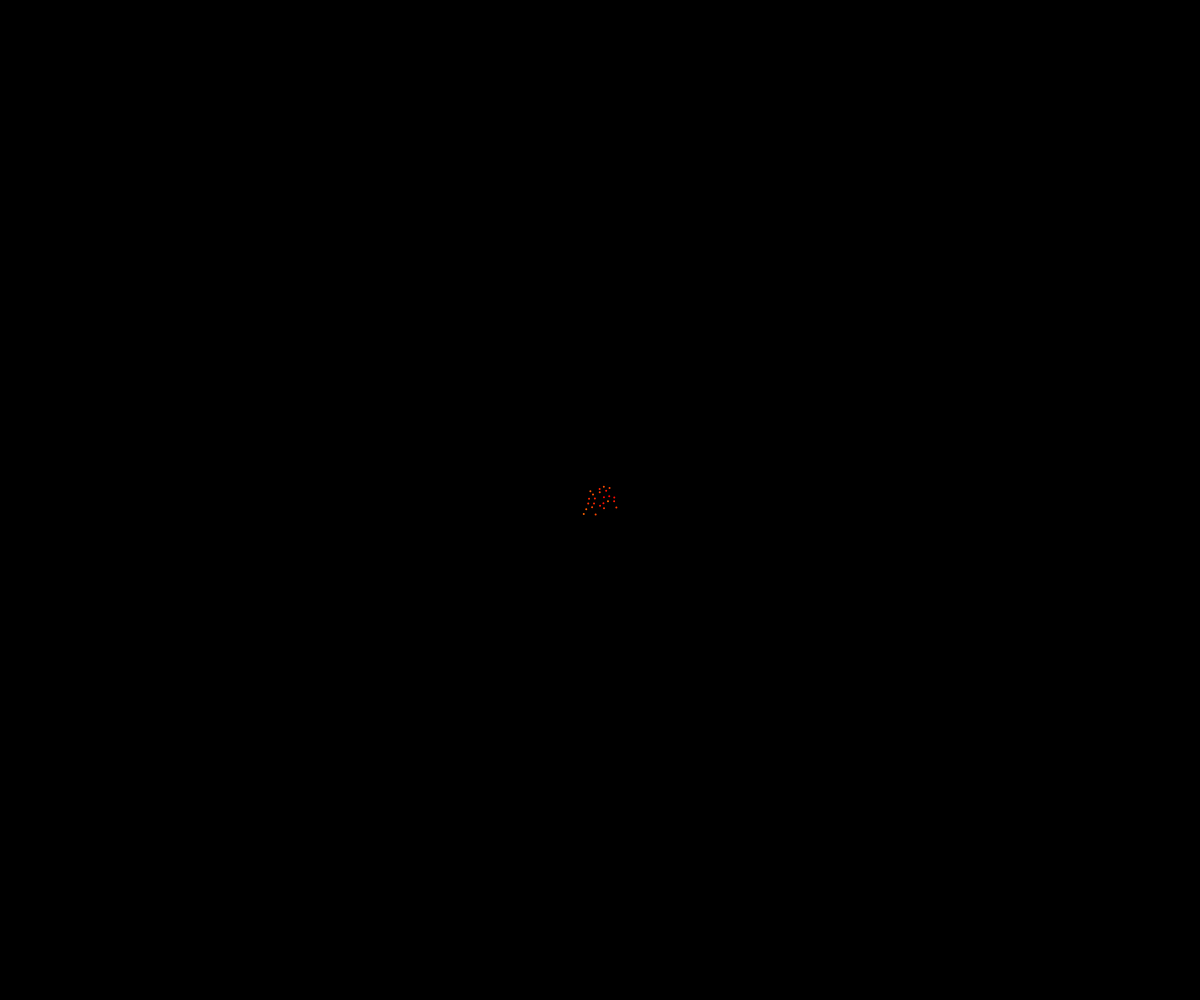
Frame 1 (no input)
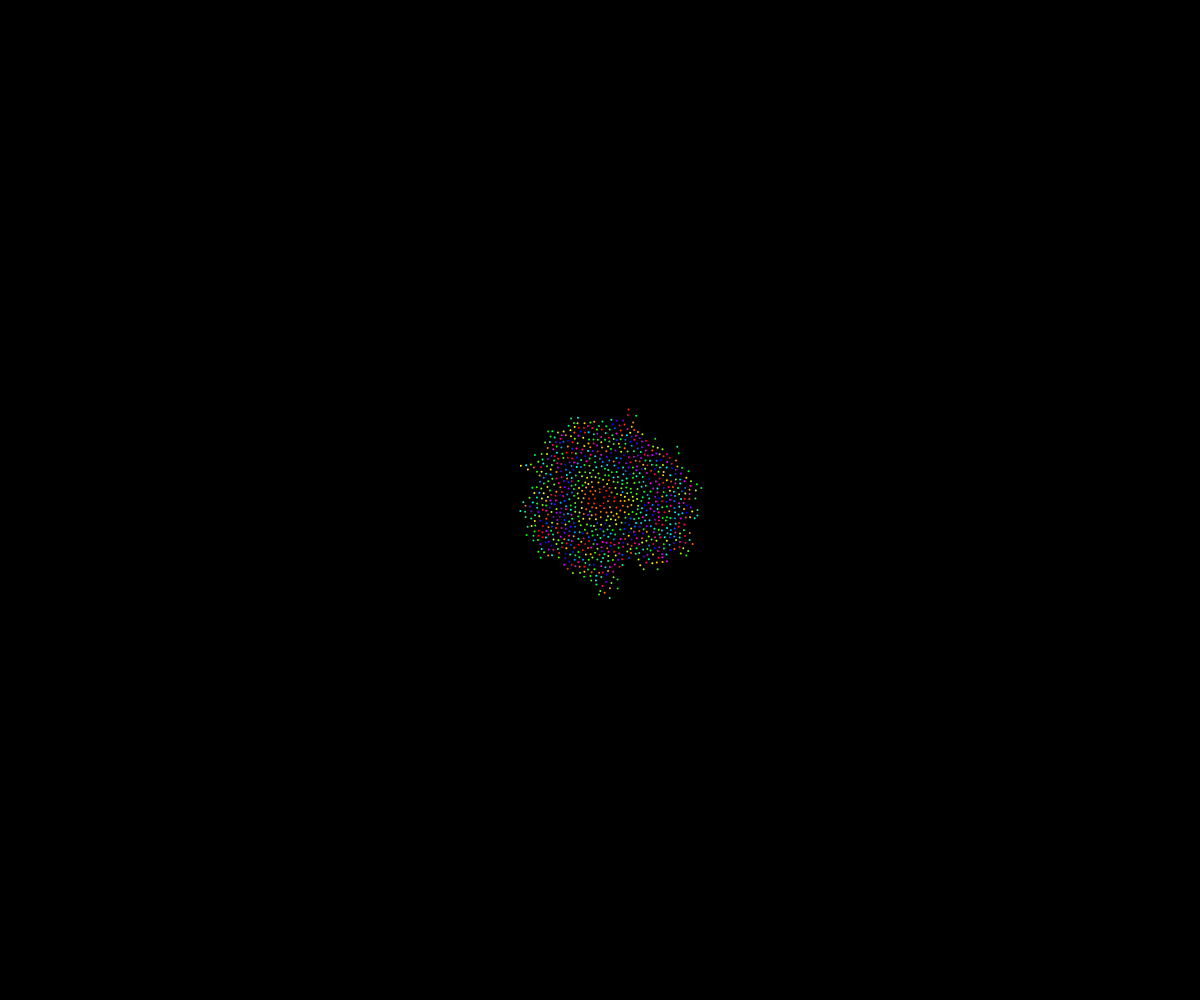
Frame 60 (no input)
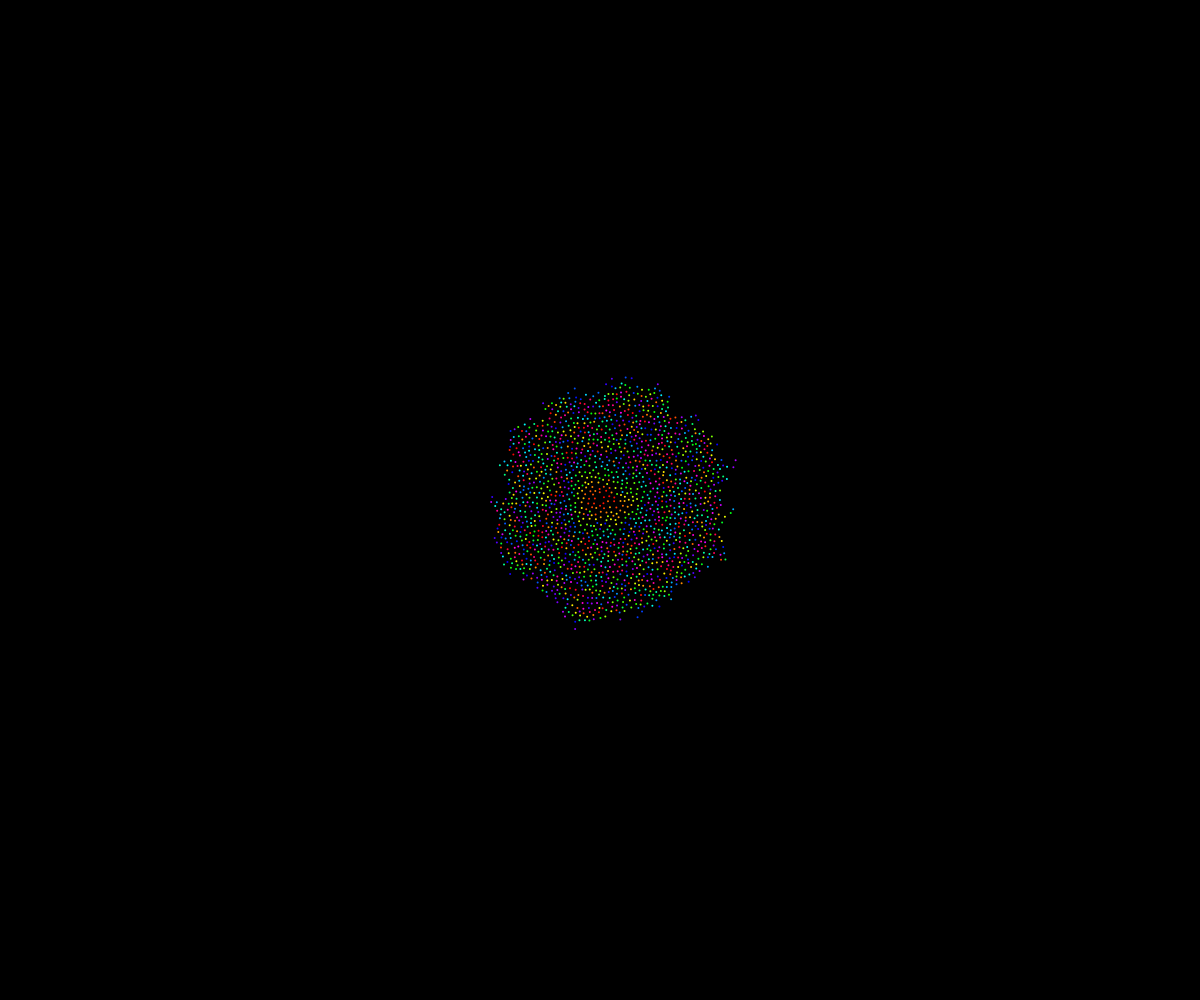
Frame 120 (the mouse pressed at the canvas centre since frame 60)

The p5.js sketch that drew these frames (run headless with seeded random() and noise() and a simulated clock; from frame 60 on, the mouse is pressed at the canvas centre):

// p5.js sketch
// ── sketch.js
// Daniel Shiffman
// http://codingtra.in
// http://patreon.com/codingtrain
// Code for this video: https://youtu.be/flQgnCUxHlw

var r = 4;
var k = 30;
var grid = [];
var w = r / Math.sqrt(2);
var active = [];
var cols, rows;
var ordered = [];

function setup() {
  createCanvas(windowWidth, windowHeight);
  background(0);
  strokeWeight(4);
  colorMode(HSB);

  // STEP 0
  cols = floor(width / w);
  rows = floor(height / w);
  for (var i = 0; i < cols * rows; i++) {
    grid[i] = undefined;
  }

  // STEP 1
  var x = width / 2;
  var y = height / 2;
  var i = floor(x / w);
  var j = floor(y / w);
  var pos = createVector(x, y);
  grid[i + j * cols] = pos;
  active.push(pos);
  //frameRate(1);
}

function draw() {
  background(0);
  //noLoop();

  for (var total = 0; total < 25; total++) {
    if (active.length > 0) {
      var randIndex = floor(random(active.length));
      var pos = active[randIndex];
      var found = false;
      for (var n = 0; n < k; n++) {
        var sample = p5.Vector.random2D();
        var m = random(r, 2 * r);
        sample.setMag(m);
        sample.add(pos);

        var col = floor(sample.x / w);
        var row = floor(sample.y / w);

        if (
          col > -1 &&
          row > -1 &&
          col < cols &&
          row < rows &&
          !grid[col + row * cols]
        ) {
          var ok = true;
          for (var i = -1; i <= 1; i++) {
            for (var j = -1; j <= 1; j++) {
              var index = col + i + (row + j) * cols;
              var neighbor = grid[index];
              if (neighbor) {
                var d = p5.Vector.dist(sample, neighbor);
                if (d < r) {
                  ok = false;
                }
              }
            }
          }
          if (ok) {
            found = true;
            grid[col + row * cols] = sample;
            active.push(sample);
            ordered.push(sample);
            // Should we break?
            break;
          }
        }
      }

      if (!found) {
        active.splice(randIndex, 1);
      }
    }
  }

  for (var i = 0; i < ordered.length; i++) {
    if (ordered[i]) {
      stroke(i % 360, 100, 100);
      strokeWeight(r * 0.5);
      point(ordered[i].x, ordered[i].y);
    }
  }

  // for (var i = 0; i < active.length; i++) {
  //   stroke(255, 0, 255);
  //   strokeWeight(1);
  //   point(active[i].x, active[i].y);
  // }
  //console.log(active.length);
}
